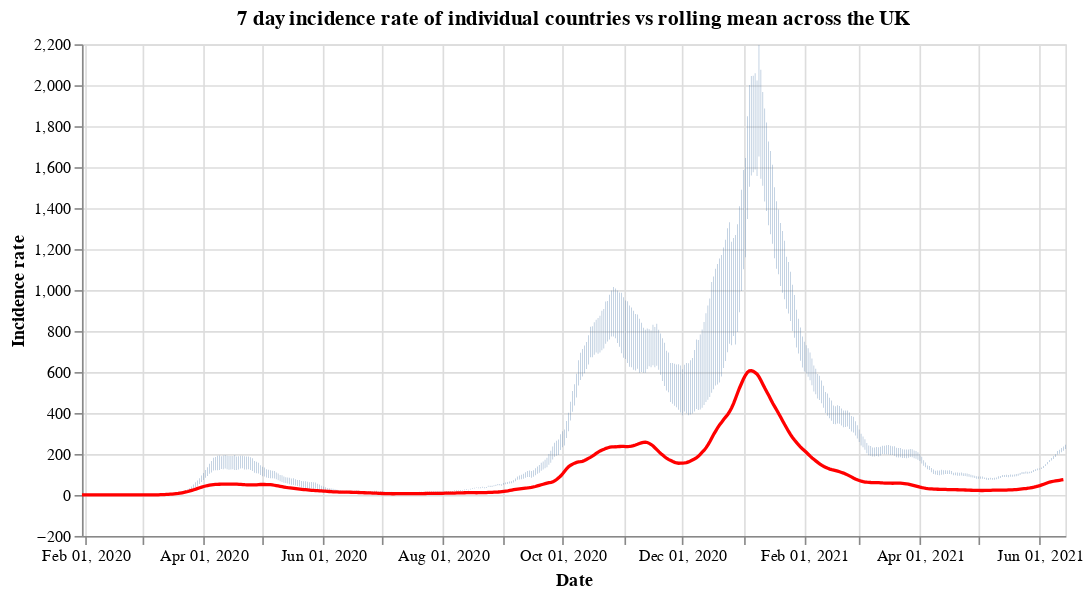

The notebook cell this image was saved under:
### Code cell
#collapse
countries = uk_cases['areaName'].unique()
countries.sort()

selection = alt.selection_single(
    name='Select',
    fields=['areaName'],
    init={'areaName': 'Wales'},
    bind={'areaName': alt.binding_select(options=countries)}
)

# scatter plot, modify opacity based on selection
bars = alt.Chart(uk_cases).mark_bar().add_selection(
    selection
).encode(
    x=alt.X("yearmonthdate(date):T", axis=alt.Axis(title='Date')),
    y=alt.Y("weeklyCasesRate:Q", axis=alt.Axis(title='Incidence rate')),
    tooltip='weeklyCasesRate:Q',
    opacity=alt.condition(selection, alt.value(1), alt.value(0))
).properties(title=f'7 day incidence rate of individual countries vs rolling mean across the UK', width=600)

line = alt.Chart(overview_cases).mark_line(
    color='red',
    size=2,
).transform_window(
    rolling_mean='mean(weeklyCasesRate)',
    frame=[0, 7]
).encode(
    x='yearmonthdate(date):T',
    y='rolling_mean:Q'
)

alt.layer(bars, line)

### Figure 1 — Vega-Lite specification as saved in the notebook (floating-point values rounded to 4 significant figures; data arrays with more than 128 entries replaced by an {"elided": "..."} marker saying what was removed)
{"config": {"view": {"continuousWidth": 400, "continuousHeight": 300}}, "layer": [{"data": {"name": "data-7565f24328aec726b0f8d5f28f256253"}, "mark": "bar", "encoding": {"opacity": {"condition": {"value": 1, "selection": "Select"}, "value": 0}, "tooltip": {"type": "quantitative", "field": "weeklyCasesRate"}, "x": {"type": "temporal", "axis": {"title": "Date"}, "field": "date", "timeUnit": "yearmonthdate"}, "y": {"type": "quantitative", "axis": {"title": "Incidence rate"}, "field": "weeklyCasesRate"}}, "selection": {"Select": {"type": "single", "fields": ["areaName"], "init": {"areaName": "Wales"}, "bind": {"areaName": {"input": "select", "options": ["England", "Northern Ireland", "Scotland", "Wales"]}}}}, "title": "7 day incidence rate of individual countries vs rolling mean across the UK", "width": 600}, {"data": {"name": "data-b93e137dd124c46084a030b0bd3103ab"}, "mark": {"type": "line", "color": "red", "size": 2}, "encoding": {"x": {"type": "temporal", "field": "date", "timeUnit": "yearmonthdate"}, "y": {"type": "quantitative", "field": "rolling_mean"}}, "transform": [{"window": [{"op": "mean", "field": "weeklyCasesRate", "as": "rolling_mean"}], "frame": [0, 7]}]}], "$schema": "https://vega.github.io/schema/vega-lite/v4.8.1.json", "datasets": {"data-7565f24328aec726b0f8d5f28f256253": {"elided": "1912 records"}, "data-b93e137dd124c46084a030b0bd3103ab": {"elided": "501 records"}}}
